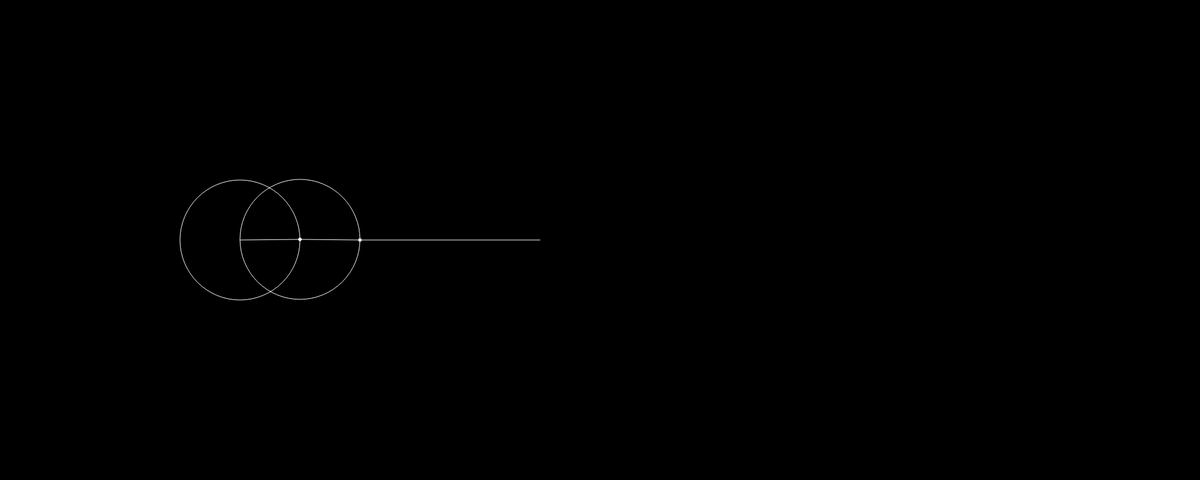
Frame 1 (no input)
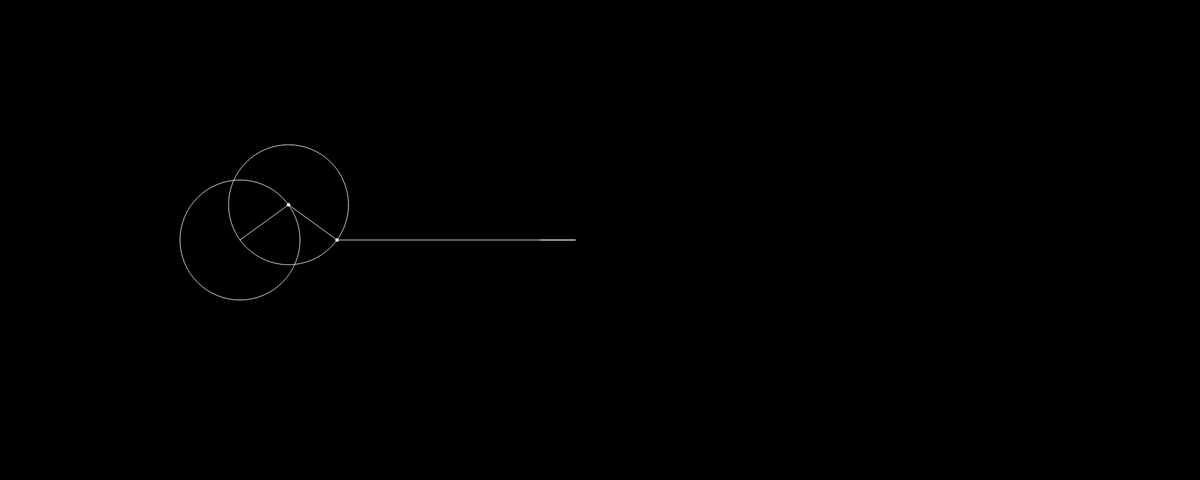
Frame 60 (no input)
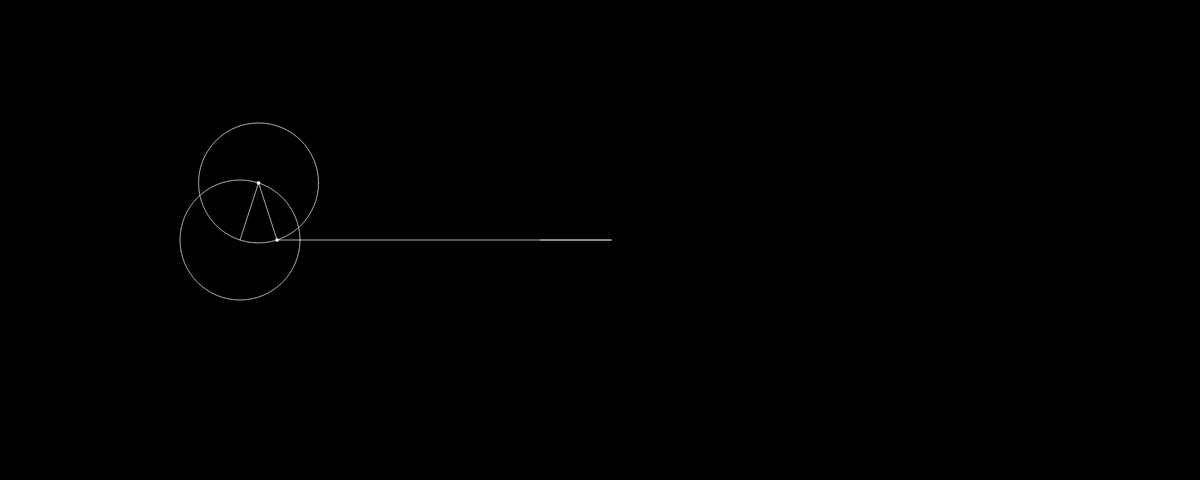
Frame 120 (the mouse pressed at the canvas centre since frame 60)

The p5.js sketch that drew these frames (run headless with seeded random() and noise() and a simulated clock; from frame 60 on, the mouse is pressed at the canvas centre):

// p5.js sketch
// ── sketch.js
let startTime = performance.now();
var harmonics;
let wave = [];
let graphOffset = 500
let f = 0.1;

function setup(){
    createCanvas(2000, 800);
    //custom
    harmonics = [
        new Harmonic(100, f, 0),
        new Harmonic(100,  -f, 0),
    ];

    //Square wave
    // harmonics = [];
    // for(var i = 1; i <= 100; i++){
    //     var n = i * 2 - 1;
    //     harmonics.push(new Harmonic((100 * (4 / n / Math.PI)), n * f, 0));
    // }

    //right angle triangle wave
    // harmonics = [];
    // for(var i = 1; i <= 50; i++){
    //     harmonics.push(new Harmonic(400 / i / Math.PI, i*f, 0));
    // }
    //triangular wave
    // harmonics = [];
    // for(var i = 1; i <= 8; i++){
    //     var n = i * 2 - 1;
    //     var a = (8 / Math.PI / Math.PI) * (Math.pow(-1,(n-1)/2) / n / n)
    //     harmonics.push(new Harmonic(100 * a, n * f, 0));
    // }


}

function draw(){
    let startPos = createVector(400, 400);
    var time = (performance.now() - startTime) / 1000;
    background(0);
    var tempPos = startPos;
    for(var i = 0; i < harmonics.length;i++){
        tempPos = harmonics[i].update(time, tempPos);
    }
    wave.unshift(tempPos.y);

    for(var i = 1; i < wave.length; i++){
        point(startPos.x + graphOffset + i, wave[i]);
        line(startPos.x + graphOffset +  i - 1, wave[i-1], startPos.x + graphOffset +  + i, wave[i]);
    }
    line(tempPos.x, tempPos.y, startPos.x + graphOffset, wave[0]);

}

class Harmonic {
    constructor(amplitude, frequency, angleOffset) {
      this.a = amplitude;
      this.f = frequency;
      this.o = angleOffset;
      this.diameter = random(10, 30);
      this.speed = 1;
    }
  
    update(time, posVector) {
        stroke(255);
        noFill();
        ellipse(posVector.x, posVector.y, this.a * 2);

        fill(255);
        var pointx = posVector.x + (this.a * Math.sin(2 * Math.PI * this.f * time + Math.PI/2 + this.o));
        var pointy = posVector.y + (this.a * Math.cos(2 * Math.PI * this.f * time +  Math.PI/2 + this.o));
        ellipse(pointx, pointy,5,5);

        line(posVector.x, posVector.y, pointx, pointy);
        return createVector(pointx, pointy);
    }
  }
